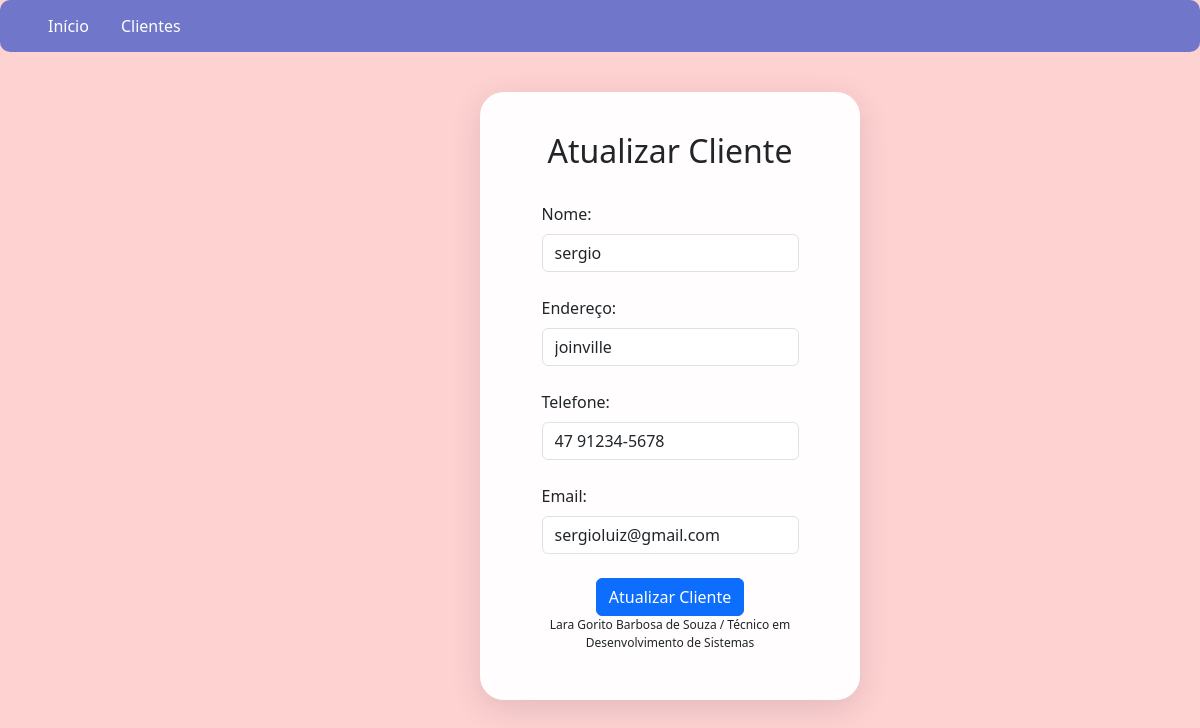
Page /conexao_banco/DropDown_PDO/atualizarCliente.php?id=1 on the committed database.
### tables this page shows
CREATE TABLE `cliente` (
  `id_cliente` int(11) NOT NULL,
  `nome` varchar(50) NOT NULL,
  `endereco` varchar(80) NOT NULL,
  `telefone` varchar(20) NOT NULL,
  `email` varchar(50) NOT NULL
);

### conexao_banco/DropDown_PDO/atualizarCliente.php (the view, shortened to what this page needs)
<?php
    $conexao = conectarBanco();
    $id_cliente = $_GET['id'] ?? null;
    $cliente = null;
    $msgErro = "";
    function buscarClientePorId ($id_cliente, $conexao){
        $stmt = $conexao -> prepare("SELECT id_cliente, nome, endereco, telefone, email
                                     FROM cliente WHERE id_cliente = :id");
        $stmt -> bindParam(":id", $id_cliente, PDO::PARAM_INT);
        $stmt -> execute();
        return $stmt -> fetch();
    }
    if($id_cliente && is_numeric($id_cliente)){
        $cliente = buscarClientePorId($id_cliente, $conexao);
    } else{
        $msgErro = "Digite o ID do cliente para buscar os dados";
    }
?>
<!DOCTYPE html>
<html lang="pt-br">
<head>
    <link rel="stylesheet" type="text/css" href="estilo.css" media="all" />
    <link href="https://cdn.jsdelivr.net/npm/bootstrap@5.3.7/dist/css/bootstrap.min.css" rel="stylesheet">
</head>
<body>
<ul>
        <li><a href="index.html"> Início </a></li>
        <li class="dropdown">
            <a href="javascript:void(0)" class="dropbtn"> Clientes </a>
        </li>
      </ul>
    <div class="container">
        <h2>Atualizar Cliente</h2>
        <?php if($msgErro): ?>
        <p style="color:red;"> <?= htmlspecialchars($msgErro) ?> </p>
        <form action="atualizarCliente.php" method="GET">
            <div class="form-group">
                <label for="id" class="form-label">ID do cliente:</label>
                <input type="number" id="id" name="id" class="form-control" required />
            </div>
                <br>
                <center><button type="submit" class="btn btn-primary">Buscar</button></center>
        </form>
    </div>
      <?php else: ?>
        <form action="processarAtualizacao.php" method="POST">
            <br>
            <label for="nome" class="form-label">Nome:</label>
            <input type="text" id="nome" name="nome" class="form-control"
            value="<?= htmlspecialchars($cliente['nome']) ?>"
            readonly onclick="habilitarEdicao('nome')">
            <br>
            <label for="endereco" class="form-label">Endereço:</label>
            <input type="text" id="endereco" name="endereco" class="form-control"
            value="<?= htmlspecialchars($cliente['endereco']) ?>"
            readonly onclick="habilitarEdicao('endereco')">
            <br>
            <label for="telefone" class="form-label">Telefone:</label>
            <input type="text" id="telefone" name="telefone" class="form-control"
            value="<?= htmlspecialchars($cliente['telefone']) ?>"
            readonly onclick="habilitarEdicao('telefone')">
            <br>
            <label for="email" class="form-label">Email:</label>
            <input type="text" id="email" name="email" class="form-control"
            value="<?= htmlspecialchars($cliente['email']) ?>"
            readonly onclick="habilitarEdicao('email')">
            <br>
            <center><button type="submit" class="btn btn-primary">Atualizar Cliente</button></center>
        </form>
      <?php endif; ?>
    <address>
    <center>
        Lara Gorito Barbosa de Souza / Técnico em Desenvolvimento de Sistemas
    </center>
</address>
</body>
</html>

### conexao_banco/DropDown_PDO/estilo.css (style rules this page uses)
body { background-color: #fbf0ff; font-family: Verdana, Geneva, Tahoma, sans-serif; font-size: 14px; }
input { padding: 5px 10px; margin-bottom: 10px; border: 1px solid #000000; border-radius: 5px; background-color: #f0faff; font-size: 12px; }
address { font-size: 12px; }
ul { list-style-type: none; margin: 0px; padding: 0px; overflow: hidden; background-color: #7076c9; border-radius: 10px; }
li { float: left; }
li a, .dropbtn { display: inline-block; color: white; text-align: center; padding: 14px 16px; text-decoration: none; }

### conexao_banco/DropDown_PDO/atualizarCliente.php (style rules this page uses)
body { background-color: rgb(255, 210, 210); }
.container { background: rgba(255,255,255,0.95); border-radius: 24px; box-shadow: 0 8px 32px rgba(0,0,0,0.12); padding: 40px 32px 32px 32px; display: flex; flex-direction: column; align-items: center; min-width: 320px; max-width: 380px; width: 100%; margin-left: 480px; margin-top: 40px; }

### rows in the picture
cliente: nome "sergio", endereco "joinville", telefone "47 91234-5678", email "sergioluiz@gmail.com"
